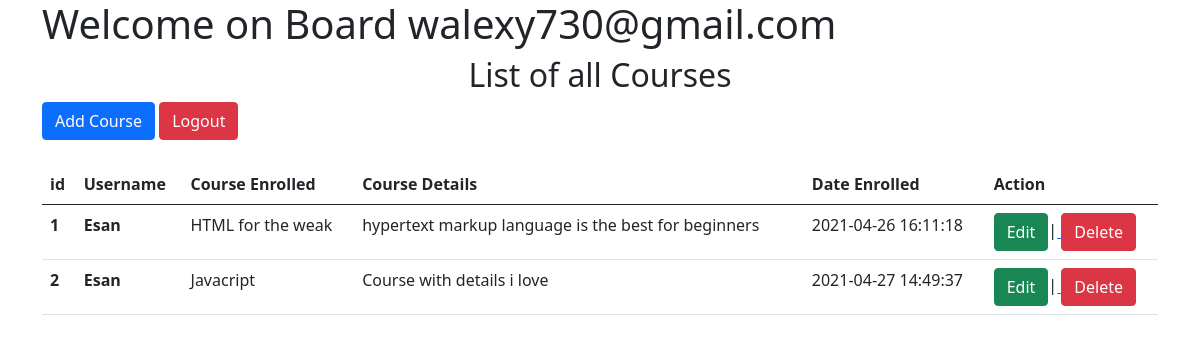
The app's page /dashboard.php (signed in) with its own data.
### tables this page shows
CREATE TABLE `courses` (
  `id` int(50) NOT NULL,
  `course_enrolled` varchar(255) NOT NULL,
  `details` varchar(255) NOT NULL,
  `user_id` int(50) NOT NULL,
  `username` varchar(255) NOT NULL,
  `date_added` datetime NOT NULL DEFAULT current_timestamp()
);

### dashboard.php (the view, shortened to what this page needs)
<?php
require_once "./core/db.php";
?>
<?php include "lib/header.php"; ?>
<body>
    <div class="container">
        <h1> Welcome on Board <?=$_SESSION['email'] ?></h1>
        <h2 class="text-center">List of all Courses</h2>
        <a href="create.php"><button type="button" class="btn btn-primary">Add Course</button></a>
        <a href="logout.php"><button type="button" class="btn btn-danger">Logout</button></a>
        <div class="table mt-4">
            <table class="table">
            <thead>
                <tr>
                <th scope="col">id</th>
                <th scope="col">Username</th>
                <th scope="col">Course Enrolled</th>
                <th scope="col">Course Details</th>
                <th scope="col">Date Enrolled</th>
                <th scope="col">Action</th>
                </tr>
            </thead>
            <tbody>
            <?php
                $user_id = $_SESSION['user_id'];
                $sql = "SELECT * FROM courses WHERE user_id = $user_id ";
                $select_all_courses = mysqli_query($db_connect, $sql);
                $i = 1;
                while($row = mysqli_fetch_assoc($select_all_courses)){
                    $id = $i++;
                    $course_enrolled = $row['course_enrolled'];
                    $course_details = $row['details'];
                    $username = $row['username'];
                    $course_date = $row['date_added'];
            ?>
                <tr>
                <th scope="row"><?=$id; ?></th>
                <th><?=$username ?></th>
                <td><?=$course_enrolled; ?></td>
                <td><?=$course_details; ?></td>
                <td><?=$course_date; ?></td>
                <td> <a href="update.php?id=<?= $row['id'] ?>"><button type="button" class="btn btn-success">Edit</button></a>|<a href="delete.php?id=<?= $row['id'] ?>"> <button type="button" class="btn btn-danger">Delete</button></a></td>
                </tr>
            <?php } ?>
            </tbody>
            </table>
        </div>
    </div>
<?php include "lib/footer.php"; ?>

### lib/header.php (shortened to what this page needs)
<!DOCTYPE html>
<html lang="en">
<head>
    <link rel="stylesheet" href="css/style.css">
    <link href="https://cdn.jsdelivr.net/npm/bootstrap@5.0.0-beta3/dist/css/bootstrap.min.css" rel="stylesheet">
</head>

### lib/footer.php (shortened to what this page needs)
</body>
</html>

### records on screen
courses: id "1", username "Esan", course_enrolled "HTML for the weak", details "hypertext markup language is the best for beginners", date_added "2021-04-26 16:11:18"
courses: id "2", username "Esan", course_enrolled "Javacript", details "Course with details i love", date_added "2021-04-27 14:49:37"
